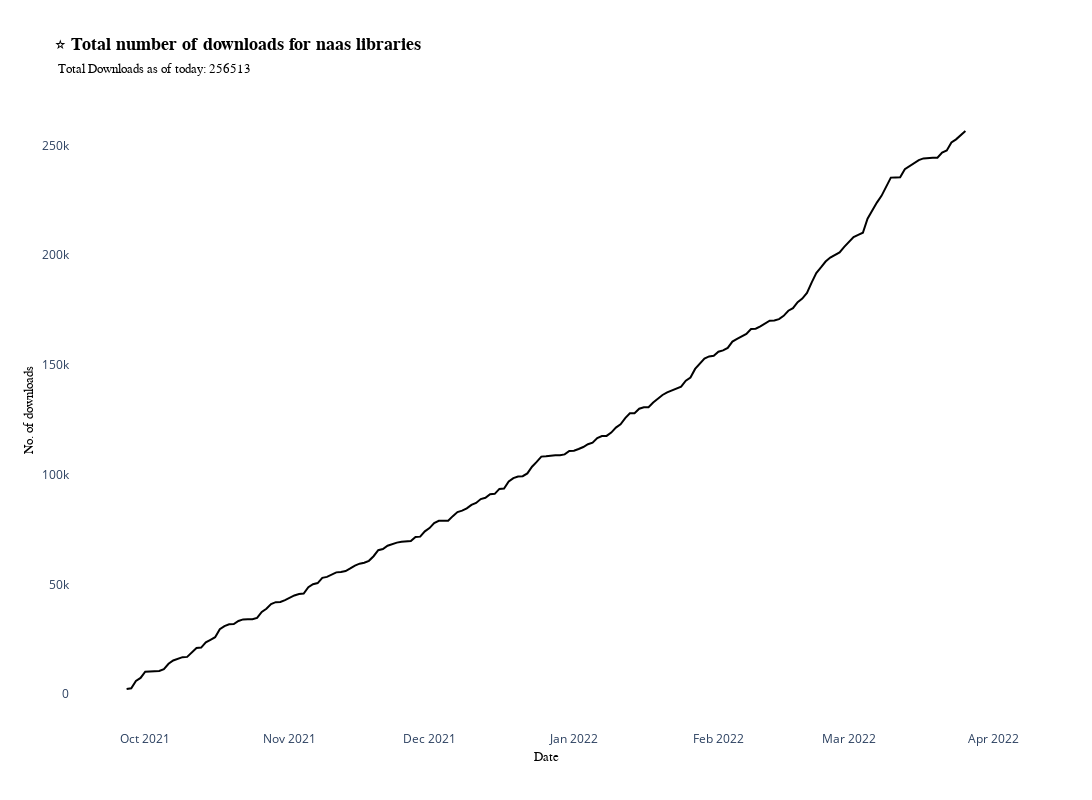

The code cell stored with this chart in its notebook:
### Markdown cell above
### Plotting a line chart for number of downloads

### Code cell
def create_linechart(df, package, date, value):
    
    # Get last value
    last_value = df.loc[df.index[-1], value]
    
    # Init
    fig = go.Figure()
    
    # Create fig
    fig.add_trace(
        go.Scatter(
            x=df[date].to_list(),
            y=df[value].to_list(),
            mode="lines+text",
            line=dict(color="black"),
        )
    )
    fig.update_traces(marker_color='black')
    fig.update_layout(
        title=f"⭐<b> Total number of downloads for naas libraries </b><br><span style='font-size: 13px;'> Total Downloads as of today: {last_value}</span>",
        title_font=dict(family="Arial", size=18, color="black"),
        plot_bgcolor="#ffffff",
        width=1200,
        height=800,
        paper_bgcolor="white",
        xaxis_title="Date",
        xaxis_title_font=dict(family="Arial", size=13, color="black"),
        yaxis_title='No. of downloads',
        yaxis_title_font=dict(family="Arial", size=13, color="black"),
        margin_pad=10,
    )
    fig.show()
    return fig

fig = create_linechart(df_downloads, packages, "date", "cumulative_downloads")

### Figure 1 — Plotly figure (JSON) as saved in the notebook; plotly's stock layout.template omitted (floating-point values rounded to 4 significant figures; data arrays with more than 128 entries replaced by an {"elided": "..."} marker saying what was removed)
{"data": [{"line": {"color": "black"}, "marker": {"color": "black"}, "mode": "lines+text", "type": "scatter", "x": {"elided": "181 str values"}, "y": {"elided": "181 int values"}}], "layout": {"height": 800, "margin": {"pad": 10}, "paper_bgcolor": "white", "plot_bgcolor": "#ffffff", "title": {"font": {"color": "black", "family": "Arial", "size": 18}, "text": "⭐<b> Total number of downloads for naas libraries </b><br><span style='font-size: 13px;'> Total Downloads as of today: 256513</span>"}, "width": 1200, "xaxis": {"autorange": true, "range": ["2021-09-17", "2022-04-05"], "title": {"font": {"color": "black", "family": "Arial", "size": 13}, "text": "Date"}, "type": "date"}, "yaxis": {"autorange": true, "range": [-11800.0, 270600.0], "title": {"font": {"color": "black", "family": "Arial", "size": 13}, "text": "No. of downloads"}, "type": "linear"}}}
